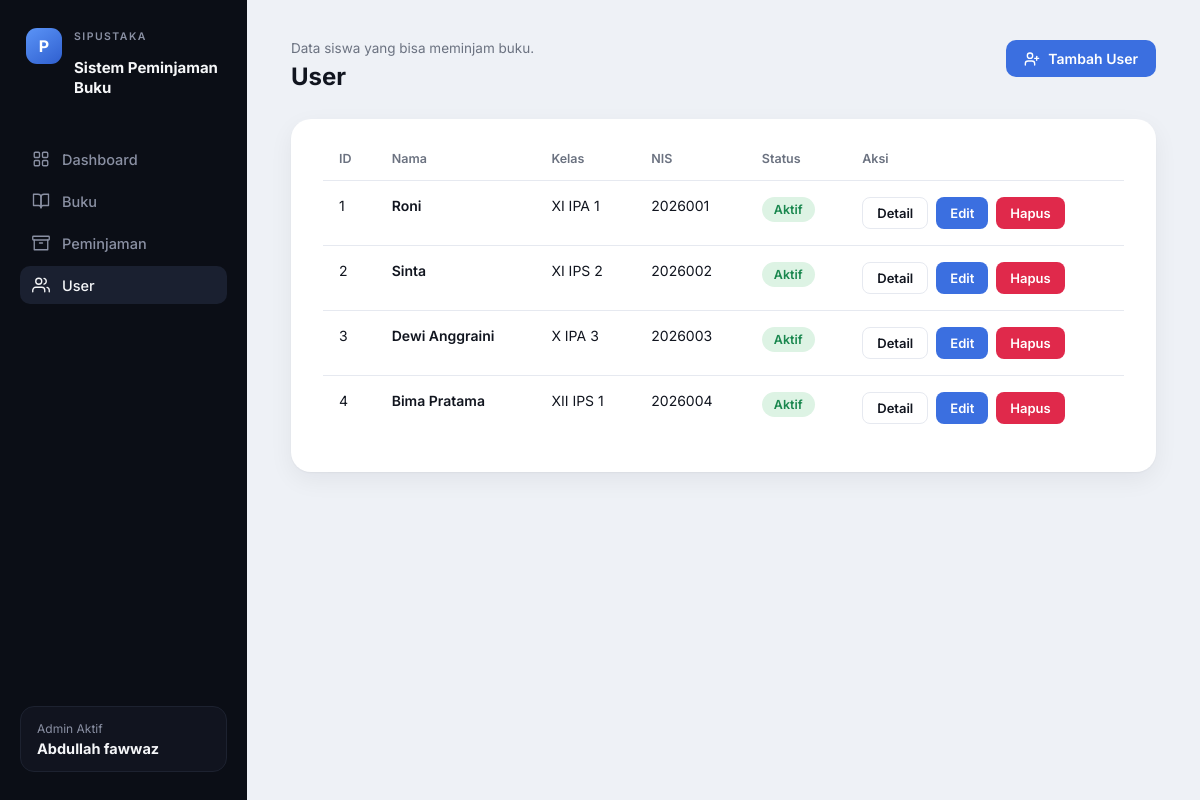
The page /user/ on the database as committed earlier.
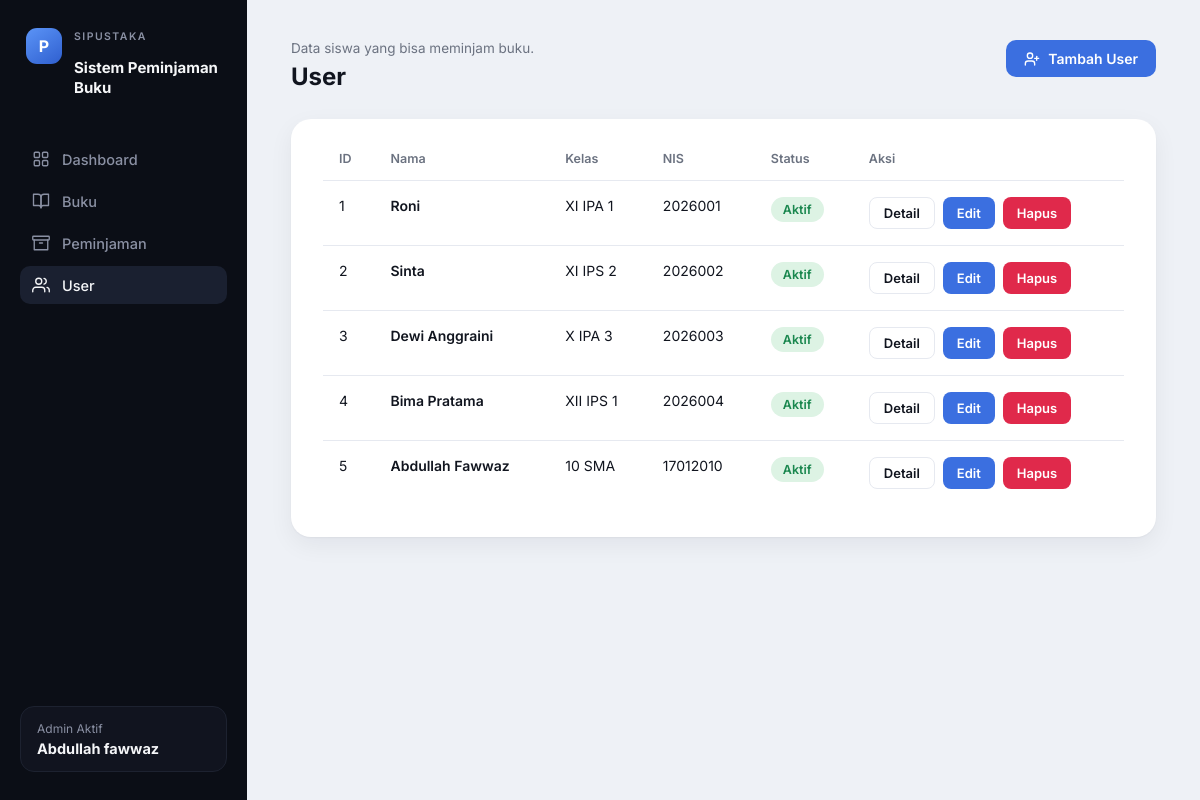
The same page on the database as committed later.
### perpustakaan/models.py (models this page shows, shortened)
class Siswa(models.Model):
    STATUS_CHOICES = [
        ('Aktif', 'Aktif'),
        ('Nonaktif', 'Nonaktif'),
    ]
    nama = models.CharField('Nama', max_length=255)
    kelas = models.CharField('Kelas', max_length=50)
    nis = models.CharField('NIS', max_length=20, unique=True)
    status = models.CharField('Status', max_length=20, choices=STATUS_CHOICES, default='Aktif')
    class Meta:
        ordering = ['nama']
        verbose_name = 'User'
        verbose_name_plural = 'User'

### perpustakaan/views.py (the view)
# urls.py: path('user/', views.user_list, name='user_list'),
def user_list(request):
    with connection.cursor() as cursor:
        cursor.execute('SELECT * FROM perpustakaan_siswa ORDER BY id')
        siswa_qs = dictfetchall(cursor)
    return render(request, 'perpustakaan/user_list.html', {
        'user_list': siswa_qs,
        'active_nav': 'user',
    })

### perpustakaan/context_processors.py (called while the page is built)
def admin_aktif(request):
    return {
        'admin_aktif_nama': getattr(settings, 'ADMIN_AKTIF_NAMA', 'Admin'),
    }

### perpustakaan/views.py (called while the page is built)
def dictfetchall(cursor):
    columns = [col[0] for col in cursor.description]
    rows = [dict(zip(columns, row)) for row in cursor.fetchall()]
    for row in rows:
        row['pk'] = row.get('id')
    return rows

### perpustakaan/templates/perpustakaan/user_list.html (shortened to what this page needs)
{% extends "perpustakaan/base.html" %}
{% block header %}
<div class="topbar">
  <div>
    <p class="eyebrow">Data siswa yang bisa meminjam buku.</p>
    <h1 class="page-title">User</h1>
  </div>
  <div class="topbar-right">
    <a href="{% url 'user_create' %}" class="btn btn-primary">
      <svg viewBox="0 0 24 24" fill="none" stroke="currentColor" stroke-width="2" stroke-linecap="round" stroke-linejoin="round">
        <path d="M16 21v-2a4 4 0 0 0-4-4H6a4 4 0 0 0-4 4v2"></path>
        <circle cx="9" cy="7" r="4"></circle>
        <line x1="19" y1="8" x2="19" y2="14"></line>
        <line x1="16" y1="11" x2="22" y2="11"></line>
      </svg>
      Tambah User
    </a>
  </div>
</div>
{% endblock %}
{% block content %}
<div class="card">
  <div class="table-wrap">
    <table class="data-table">
      <thead>
        <tr>
          <th>ID</th>
          <th>Nama</th>
          <th>Kelas</th>
          <th>NIS</th>
          <th>Status</th>
          <th>Aksi</th>
        </tr>
      </thead>
      <tbody>
        {% for siswa in user_list %}
        <tr>
          <td>{{ siswa.id }}</td>
          <td class="cell-strong">{{ siswa.nama }}</td>
          <td>{{ siswa.kelas }}</td>
          <td>{{ siswa.nis }}</td>
          <td>
            {% if siswa.status == 'Aktif' %}
              <span class="badge badge-green">Aktif</span>
            {% else %}
              <span class="badge badge-gray">Nonaktif</span>
            {% endif %}
          </td>
          <td>
            <div class="actions-cell">
              <a href="{% url 'user_detail' siswa.pk %}" class="btn btn-outline btn-table">Detail</a>
              <a href="{% url 'user_update' siswa.pk %}" class="btn btn-primary btn-table">Edit</a>
              <a href="{% url 'user_delete' siswa.pk %}" class="btn btn-danger btn-table">Hapus</a>
            </div>
          </td>
        </tr>
        {% empty %}
        <tr class="empty-row">
          <td colspan="6">Belum ada data user. Klik &ldquo;Tambah User&rdquo; untuk menambahkan.</td>
        </tr>
        {% endfor %}
      </tbody>
    </table>
  </div>
</div>
{% endblock %}

### perpustakaan/templates/perpustakaan/base.html (shortened to what this page needs)
{% load static %}
<!DOCTYPE html>
<html lang="id">
<head>
  <link rel="stylesheet" href="{% static 'perpustakaan/css/style.css' %}">
</head>
<body>
  <div class="app-shell">
    <aside class="sidebar">
      <div class="sidebar-top">
        <div class="brand">
          <div class="brand-mark">P</div>
          <div class="brand-text">
            <p class="brand-eyebrow">SIPUSTAKA</p>
            <p class="brand-title">Sistem Peminjaman Buku</p>
          </div>
        </div>
        <nav class="sidebar-nav">
          <a href="{% url 'dashboard' %}" class="nav-item {% if active_nav == 'dashboard' %}active{% endif %}">
            <span>Dashboard</span>
          </a>
          <a href="{% url 'buku_list' %}" class="nav-item {% if active_nav == 'buku' %}active{% endif %}">
            <svg viewBox="0 0 24 24" fill="none" stroke="currentColor" stroke-width="1.8" stroke-linecap="round" stroke-linejoin="round">
              <path d="M2 3h6a4 4 0 0 1 4 4v14a3 3 0 0 0-3-3H2z"></path>
              <path d="M22 3h-6a4 4 0 0 0-4 4v14a3 3 0 0 1 3-3h7z"></path>
            </svg>
            <span>Buku</span>
          </a>
          <a href="{% url 'peminjaman_list' %}" class="nav-item {% if active_nav == 'peminjaman' %}active{% endif %}">
            <svg viewBox="0 0 24 24" fill="none" stroke="currentColor" stroke-width="1.8" stroke-linecap="round" stroke-linejoin="round">
              <polyline points="21 8 21 21 3 21 3 8"></polyline>
              <rect x="1" y="3" width="22" height="5" rx="1"></rect>
              <line x1="10" y1="12" x2="14" y2="12"></line>
            </svg>
            <span>Peminjaman</span>
          </a>
          <a href="{% url 'user_list' %}" class="nav-item {% if active_nav == 'user' %}active{% endif %}">
            <svg viewBox="0 0 24 24" fill="none" stroke="currentColor" stroke-width="1.8" stroke-linecap="round" stroke-linejoin="round">
              <path d="M17 21v-2a4 4 0 0 0-4-4H5a4 4 0 0 0-4 4v2"></path>
              <circle cx="9" cy="7" r="4"></circle>
              <path d="M23 21v-2a4 4 0 0 0-3-3.87"></path>
              <path d="M16 3.13a4 4 0 0 1 0 7.75"></path>
            </svg>
            <span>User</span>
          </a>
        </nav>
      </div>
      <div class="sidebar-bottom">
        <p class="admin-label">Admin Aktif</p>
        <p class="admin-name">{{ 'Abdullah fawwaz' }}</p>
      </div>
    </aside>
    <main class="main">
      {% block header %}{% endblock %}
      {% block content %}{% endblock %}
    </main>
  </div>
</body>
</html>

Rows that differ between the two databases and show on the page:
added Siswa: nama "Abdullah fawwaz", id "5", nama "Abdullah Fawwaz", kelas "10 SMA", nis "17012010"
Other text that changed with them:
{{ 'Abdullah fawwaz' }}: "Abdullah fawwaz" → (not shown)
